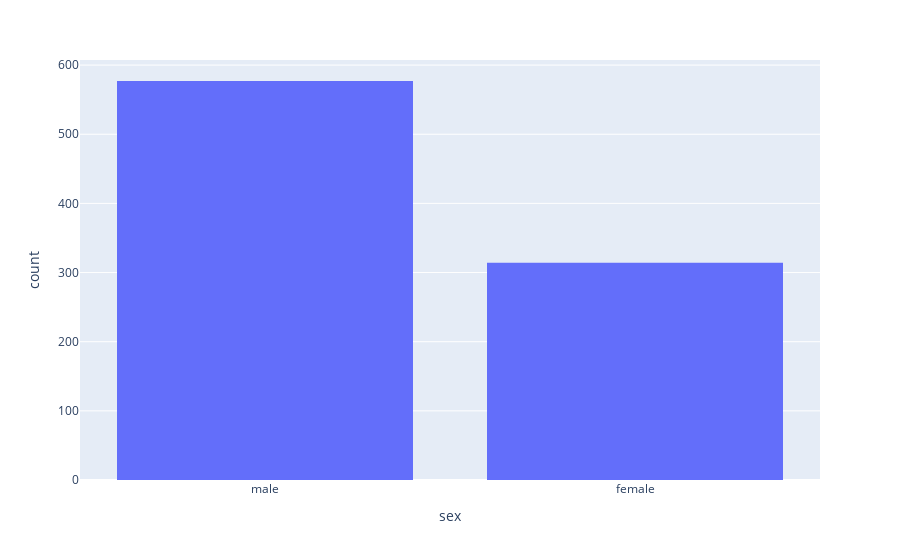

Notebook code for this chart:
### Markdown cell above
### Histogramm

### Code cell
## Plotly besser geeignet für interaktive Auswertungen
px.histogram(titanic, x="sex") ## univariat = Nur ein Attribut kann pro Plot ausgewertet werden

### Figure 1 — Plotly figure (JSON) as saved in the notebook; plotly's stock layout.template omitted (floating-point values rounded to 4 significant figures; data arrays with more than 128 entries replaced by an {"elided": "..."} marker saying what was removed)
{"data": [{"alignmentgroup": "True", "bingroup": "x", "hovertemplate": "sex=%{x}<br>count=%{y}<extra></extra>", "legendgroup": "", "marker": {"color": "#636efa"}, "name": "", "offsetgroup": "", "orientation": "v", "showlegend": false, "type": "histogram", "x": {"elided": "891 str values"}, "xaxis": "x", "yaxis": "y"}], "layout": {"barmode": "relative", "legend": {"tracegroupgap": 0}, "margin": {"t": 60}, "xaxis": {"anchor": "y", "domain": [0, 1], "title": {"text": "sex"}}, "yaxis": {"anchor": "x", "domain": [0, 1], "title": {"text": "count"}}}}
